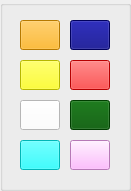
   <widget class="QGroupBox" name="color_btn">
    <property name="geometry">
     <rect>
      <x>650</x>
      <y>750</y>
      <width>131</width>
      <height>191</height>
     </rect>
    </property>
    <property name="title">
     <string/>
    </property>
    <widget class="QPushButton" name="blue">
     <property name="geometry">
      <rect>
       <x>70</x>
       <y>20</y>
       <width>40</width>
       <height>30</height>
      </rect>
     </property>
     <property name="styleSheet">
      <string notr="true">background-color: rgb(0, 0, 127);</string>
     </property>
     <property name="text">
      <string/>
     </property>
    </widget>
    <widget class="QPushButton" name="red">
     <property name="geometry">
      <rect>
       <x>70</x>
       <y>60</y>
       <width>40</width>
       <height>30</height>
      </rect>
     </property>
     <property name="styleSheet">
      <string notr="true">background-color: rgb(255, 0, 0);</string>
     </property>
     <property name="text">
      <string/>
     </property>
    </widget>
    <widget class="QPushButton" name="sky">
     <property name="geometry">
      <rect>
       <x>20</x>
       <y>140</y>
       <width>40</width>
       <height>30</height>
      </rect>
     </property>
     <property name="styleSheet">
      <string notr="true">background-color: rgb(0, 255, 255);</string>
     </property>
     <property name="text">
      <string/>
     </property>
    </widget>
    <widget class="QPushButton" name="pink">
     <property name="geometry">
      <rect>
       <x>70</x>
       <y>140</y>
       <width>40</width>
       <height>30</height>
      </rect>
     </property>
     <property name="styleSheet">
      <string notr="true">
background-color: rgb(255, 170, 255);</string>
     </property>
     <property name="text">
      <string/>
     </property>
    </widget>
    <widget class="QPushButton" name="orange">
     <property name="geometry">
      <rect>
       <x>20</x>
       <y>20</y>
       <width>40</width>
       <height>30</height>
      </rect>
     </property>
     <property name="styleSheet">
      <string notr="true">background-color: rgb(255, 170, 0);</string>
     </property>
     <property name="text">
      <string/>
     </property>
    </widget>
    <widget class="QPushButton" name="white">
     <property name="geometry">
      <rect>
       <x>20</x>
       <y>100</y>
       <width>40</width>
       <height>30</height>
      </rect>
     </property>
     <property name="styleSheet">
      <string notr="true">background-color: rgb(255, 0, 0);
background-color: rgb(255, 255, 255);</string>
     </property>
     <property name="text">
      <string/>
     </property>
    </widget>
    <widget class="QPushButton" name="green">
     <property name="geometry">
      <rect>
       <x>70</x>
       <y>100</y>
       <width>40</width>
       <height>30</height>
      </rect>
     </property>
     <property name="styleSheet">
      <string notr="true">background-color: rgb(0, 85, 0);</string>
     </property>
     <property name="text">
      <string/>
     </property>
    </widget>
    <widget class="QPushButton" name="yellow">
     <property name="geometry">
      <rect>
       <x>20</x>
       <y>60</y>
       <width>40</width>
       <height>30</height>
      </rect>
     </property>
     <property name="styleSheet">
      <string notr="true">background-color: rgb(255, 255, 0);</string>
     </property>
     <property name="text">
      <string/>
     </property>
    </widget>
   </widget>
